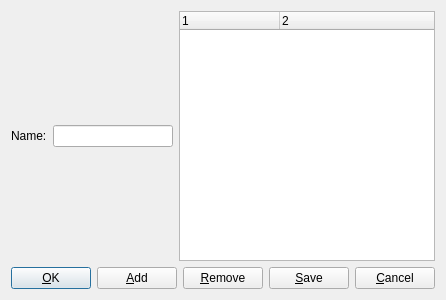
<?xml version="1.0" encoding="UTF-8"?>
<ui version="4.0">
 <class>WeathersDialog</class>
 <widget class="QDialog" name="WeathersDialog">
  <property name="geometry">
   <rect>
    <x>0</x>
    <y>0</y>
    <width>400</width>
    <height>300</height>
   </rect>
  </property>
  <property name="windowTitle">
   <string>Manage Weathers</string>
  </property>
  <layout class="QVBoxLayout" name="verticalLayout_2">
   <item>
    <layout class="QVBoxLayout" name="verticalLayout">
     <item>
      <layout class="QHBoxLayout" name="horizontalLayout">
       <item>
        <widget class="QLabel" name="nameLabel">
         <property name="text">
          <string>Name:</string>
         </property>
        </widget>
       </item>
       <item>
        <widget class="QLineEdit" name="nameLineEdit"/>
       </item>
       <item>
        <widget class="QTreeWidget" name="weathersTreeWidget">
         <property name="columnCount">
          <number>2</number>
         </property>
         <column>
          <property name="text">
           <string notr="true">1</string>
          </property>
         </column>
         <column>
          <property name="text">
           <string notr="true">2</string>
          </property>
         </column>
        </widget>
       </item>
      </layout>
     </item>
    </layout>
   </item>
   <item>
    <layout class="QHBoxLayout" name="horizontalLayout_4">
     <item>
      <widget class="QPushButton" name="okPushButton">
       <property name="text">
        <string>&amp;OK</string>
       </property>
      </widget>
     </item>
     <item>
      <widget class="QPushButton" name="addPushButton">
       <property name="text">
        <string>&amp;Add</string>
       </property>
      </widget>
     </item>
     <item>
      <widget class="QPushButton" name="removePushButton">
       <property name="text">
        <string>&amp;Remove</string>
       </property>
      </widget>
     </item>
     <item>
      <widget class="QPushButton" name="savePushButton">
       <property name="text">
        <string>&amp;Save</string>
       </property>
      </widget>
     </item>
     <item>
      <widget class="QPushButton" name="cancelPushButton">
       <property name="text">
        <string>&amp;Cancel</string>
       </property>
      </widget>
     </item>
    </layout>
   </item>
  </layout>
 </widget>
 <resources/>
 <connections>
  <connection>
   <sender>addPushButton</sender>
   <signal>clicked()</signal>
   <receiver>WeathersDialog</receiver>
   <slot>slotAdd()</slot>
   <hints>
    <hint type="sourcelabel">
     <x>123</x>
     <y>277</y>
    </hint>
    <hint type="destinationlabel">
     <x>199</x>
     <y>149</y>
    </hint>
   </hints>
  </connection>
  <connection>
   <sender>okPushButton</sender>
   <signal>clicked()</signal>
   <receiver>WeathersDialog</receiver>
   <slot>slotOk()</slot>
   <hints>
    <hint type="sourcelabel">
     <x>45</x>
     <y>277</y>
    </hint>
    <hint type="destinationlabel">
     <x>199</x>
     <y>149</y>
    </hint>
   </hints>
  </connection>
  <connection>
   <sender>removePushButton</sender>
   <signal>clicked()</signal>
   <receiver>WeathersDialog</receiver>
   <slot>slotRemove()</slot>
   <hints>
    <hint type="sourcelabel">
     <x>200</x>
     <y>277</y>
    </hint>
    <hint type="destinationlabel">
     <x>199</x>
     <y>149</y>
    </hint>
   </hints>
  </connection>
  <connection>
   <sender>savePushButton</sender>
   <signal>clicked()</signal>
   <receiver>WeathersDialog</receiver>
   <slot>slotSave()</slot>
   <hints>
    <hint type="sourcelabel">
     <x>277</x>
     <y>277</y>
    </hint>
    <hint type="destinationlabel">
     <x>199</x>
     <y>149</y>
    </hint>
   </hints>
  </connection>
  <connection>
   <sender>cancelPushButton</sender>
   <signal>clicked()</signal>
   <receiver>WeathersDialog</receiver>
   <slot>slotCancel()</slot>
   <hints>
    <hint type="sourcelabel">
     <x>354</x>
     <y>277</y>
    </hint>
    <hint type="destinationlabel">
     <x>199</x>
     <y>149</y>
    </hint>
   </hints>
  </connection>
  <connection>
   <sender>weathersTreeWidget</sender>
   <signal>itemClicked(QTreeWidgetItem*,int)</signal>
   <receiver>WeathersDialog</receiver>
   <slot>slotSetNameText(QTreeWidgetItem*,int)</slot>
   <hints>
    <hint type="sourcelabel">
     <x>269</x>
     <y>133</y>
    </hint>
    <hint type="destinationlabel">
     <x>199</x>
     <y>149</y>
    </hint>
   </hints>
  </connection>
 </connections>
 <slots>
  <slot>slotOk()</slot>
  <slot>slotAdd()</slot>
  <slot>slotRemove()</slot>
  <slot>slotSave()</slot>
  <slot>slotCancel()</slot>
  <slot>slotSetNameText(QTreeWidgetItem*,int)</slot>
 </slots>
</ui>
